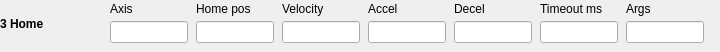
  <widget class="caFrame" name="editActionFrame3">
   <property name="geometry"><rect><x>180</x><y>258</y><width>720</width><height>52</height></rect></property>
   <property name="visibility"><enum>caFrame::Calc</enum></property>
   <property name="visibilityCalc"><string notr="true">A==3</string></property>
   <property name="channel" stdset="0"><string notr="true">$(SEQ_PFX)Edit-Action</string></property>
   <widget class="caLabel" name="editActionName3">
    <property name="geometry"><rect><x>0</x><y>2</y><width>105</width><height>43</height></rect></property>
    <property name="font"><font><bold>true</bold></font></property>
    <property name="wordWrap"><bool>true</bool></property>
    <property name="text"><string>3 Home</string></property>
   </widget>
   <widget class="caLabel" name="editAxisLabelA3_0"><property name="geometry"><rect><x>110</x><y>0</y><width>78</width><height>18</height></rect></property><property name="text"><string>Axis</string></property></widget>
   <widget class="caTextEntry" name="editAxisA3_0"><property name="geometry"><rect><x>110</x><y>21</y><width>78</width><height>22</height></rect></property><property name="channel" stdset="0"><string notr="true">$(SEQ_PFX)Edit-Axis</string></property></widget>
   <widget class="caLabel" name="editPositionLabelA3_1"><property name="geometry"><rect><x>196</x><y>0</y><width>78</width><height>18</height></rect></property><property name="text"><string>Home pos</string></property></widget>
   <widget class="caTextEntry" name="editPositionA3_1"><property name="geometry"><rect><x>196</x><y>21</y><width>78</width><height>22</height></rect></property><property name="channel" stdset="0"><string notr="true">$(SEQ_PFX)Edit-Position</string></property></widget>
   <widget class="caLabel" name="editVelocityLabelA3_2"><property name="geometry"><rect><x>282</x><y>0</y><width>78</width><height>18</height></rect></property><property name="text"><string>Velocity</string></property></widget>
   <widget class="caTextEntry" name="editVelocityA3_2"><property name="geometry"><rect><x>282</x><y>21</y><width>78</width><height>22</height></rect></property><property name="channel" stdset="0"><string notr="true">$(SEQ_PFX)Edit-Velocity</string></property></widget>
   <widget class="caLabel" name="editAccelerationLabelA3_3"><property name="geometry"><rect><x>368</x><y>0</y><width>78</width><height>18</height></rect></property><property name="text"><string>Accel</string></property></widget>
   <widget class="caTextEntry" name="editAccelerationA3_3"><property name="geometry"><rect><x>368</x><y>21</y><width>78</width><height>22</height></rect></property><property name="channel" stdset="0"><string notr="true">$(SEQ_PFX)Edit-Acceleration</string></property></widget>
   <widget class="caLabel" name="editDecelerationLabelA3_4"><property name="geometry"><rect><x>454</x><y>0</y><width>78</width><height>18</height></rect></property><property name="text"><string>Decel</string></property></widget>
   <widget class="caTextEntry" name="editDecelerationA3_4"><property name="geometry"><rect><x>454</x><y>21</y><width>78</width><height>22</height></rect></property><property name="channel" stdset="0"><string notr="true">$(SEQ_PFX)Edit-Deceleration</string></property></widget>
   <widget class="caLabel" name="editTimeoutMsLabelA3_5"><property name="geometry"><rect><x>540</x><y>0</y><width>78</width><height>18</height></rect></property><property name="text"><string>Timeout ms</string></property></widget>
   <widget class="caTextEntry" name="editTimeoutMsA3_5"><property name="geometry"><rect><x>540</x><y>21</y><width>78</width><height>22</height></rect></property><property name="channel" stdset="0"><string notr="true">$(SEQ_PFX)Edit-TimeoutMs</string></property></widget>
   <widget class="caLabel" name="editArgsLabelA3_6"><property name="geometry"><rect><x>626</x><y>0</y><width>78</width><height>18</height></rect></property><property name="text"><string>Args</string></property></widget>
   <widget class="caTextEntry" name="editArgsA3_6"><property name="geometry"><rect><x>626</x><y>21</y><width>78</width><height>22</height></rect></property><property name="channel" stdset="0"><string notr="true">$(SEQ_PFX)Edit-Args</string></property><property name="formatType"><enum>caLineEdit::string</enum></property></widget>
  </widget>
